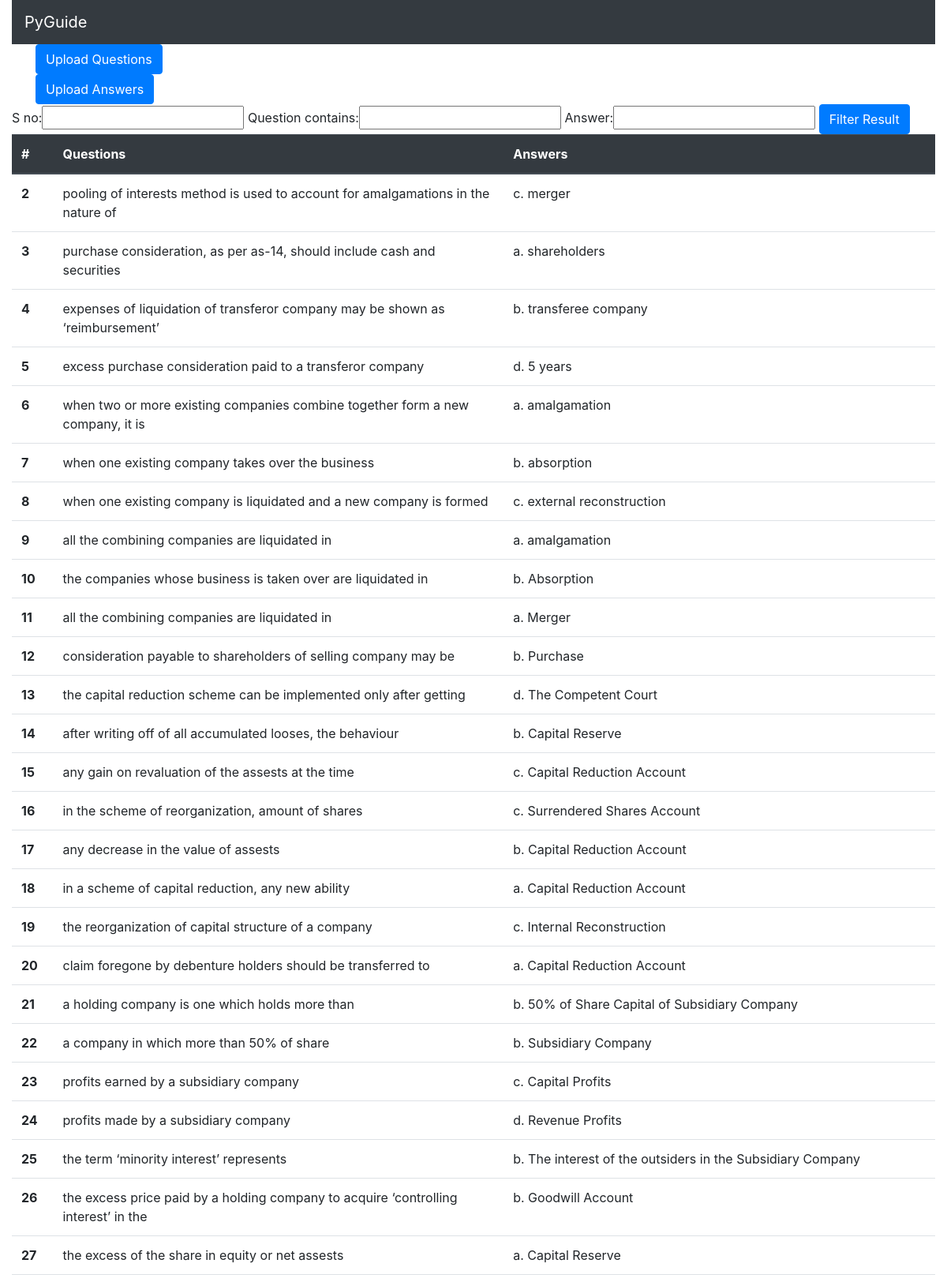
Page /subjects/corporate_accounting/ (upper part) on the committed database.
### guide/models.py (models this page shows, shortened)
class CorporateAccounting(models.Model):
    s_no = models.PositiveIntegerField(null=True)
    question = models.CharField(max_length=100)
    answer = models.CharField(max_length=100, null=True)

### guide/views.py (the view)
# urls.py: path('subjects/corporate_accounting/',
def corporate_accounting(request):
    questions = CorporateAccounting.objects.all()
    answers = Answer.objects.all()
    my_filter = CorporateAccountingFilter(request.GET, queryset=questions)
    questions = my_filter.qs
    context = {
        'questions': questions,
        'answers': answers,
        'my_filter': my_filter,
    }
    return render(request, 'guide/corporate_Accounting.html', context)

### guide/templates/guide/corporate_accounting.html (shortened to what this page needs)
{% extends 'base.html' %}
{% block content %}
<div class="container">
<form action={% url 'corporate_accounting_questions' %} method="POST">
    <button type="submit" class="btn btn-primary">Upload Questions</button>
  </form>
  <form action={% url 'corporate_accounting_answers' %} method="POST">
    <button type="submit" class="btn btn-primary">Upload Answers</button>
  </form>
</div>
<div class="container-list">
<form method="get">
  {{ my_filter.form }}
  <button type="submit" class="btn btn-primary">Filter Result</button>
</form>
<table class="table">
  <thead class="thead-dark">
    <tr>
      <th scope="col">#</th>
      <th scope="col">Questions</th>
      <th scope="col">Answers</th>
    </tr>
  </thead>
  <tbody>
  {% for question in questions %}
    <tr>
      <th scope="row">{{ question.s_no }}</th>
      <td>{{ question.question }}</td>
      <td>{{ question.answer }}</td>
    </tr>
  {% endfor %}
  </tbody>
</table>
  </div>
</div>
{% endblock  %}

### rows in the picture
CorporateAccounting: s_no "2", question "pooling of interests method is used to account for amalgamations in the nature of", answer "c. merger"
CorporateAccounting: s_no "3", question "purchase consideration, as per as-14, should include cash and securities", answer "a. shareholders"
CorporateAccounting: s_no "4", question "expenses of liquidation of transferor company may be shown as ‘reimbursement’", answer "b. transferee company"
CorporateAccounting: s_no "5", question "excess purchase consideration paid to a transferor company", answer "d. 5 years"
CorporateAccounting: s_no "6", question "when two or more existing companies combine together form a new company, it is", answer "a. amalgamation"
CorporateAccounting: s_no "7", question "when one existing company takes over the business", answer "b. absorption"
CorporateAccounting: s_no "8", question "when one existing company is liquidated and a new company is formed", answer "c. external reconstruction"
CorporateAccounting: s_no "9", question "all the combining companies are liquidated in", answer "a. amalgamation"
CorporateAccounting: s_no "10", question "the companies whose business is taken over are liquidated in", answer "b. Absorption"
CorporateAccounting: s_no "11", question "all the combining companies are liquidated in", answer "a. Merger"
CorporateAccounting: s_no "12", question "consideration payable to shareholders of selling company may be", answer "b. Purchase"
CorporateAccounting: s_no "13", question "the capital reduction scheme can be implemented only after getting", answer "d. The Competent Court"
CorporateAccounting: s_no "14", question "after writing off of all accumulated looses, the behaviour", answer "b. Capital Reserve"
CorporateAccounting: s_no "15", question "any gain on revaluation of the assests at the time", answer "c. Capital Reduction Account"
CorporateAccounting: s_no "16", question "in the scheme of reorganization, amount of shares", answer "c. Surrendered Shares Account"
CorporateAccounting: s_no "17", question "any decrease in the value of assests", answer "b. Capital Reduction Account"
CorporateAccounting: s_no "18", question "in a scheme of capital reduction, any new ability", answer "a. Capital Reduction Account"
CorporateAccounting: s_no "19", question "the reorganization of capital structure of a company", answer "c. Internal Reconstruction"
CorporateAccounting: s_no "20", question "claim foregone by debenture holders should be transferred to", answer "a. Capital Reduction Account"
CorporateAccounting: s_no "21", question "a holding company is one which holds more than", answer "b. 50% of Share Capital of Subsidiary Company"
CorporateAccounting: s_no "22", question "a company in which more than 50% of share", answer "b. Subsidiary Company"
CorporateAccounting: s_no "23", question "profits earned by a subsidiary company", answer "c. Capital Profits"
CorporateAccounting: s_no "24", question "profits made by a subsidiary company", answer "d. Revenue Profits"
CorporateAccounting: s_no "25", question "the term ‘minority interest’ represents", answer "b. The interest of the outsiders in the Subsidiary Company"
CorporateAccounting: s_no "26", question "the excess price paid by a holding company to acquire ‘controlling interest’ in the", answer "b. Goodwill Account"
CorporateAccounting: s_no "27", question "the excess of the share in equity or net assests", answer "a. Capital Reserve"
